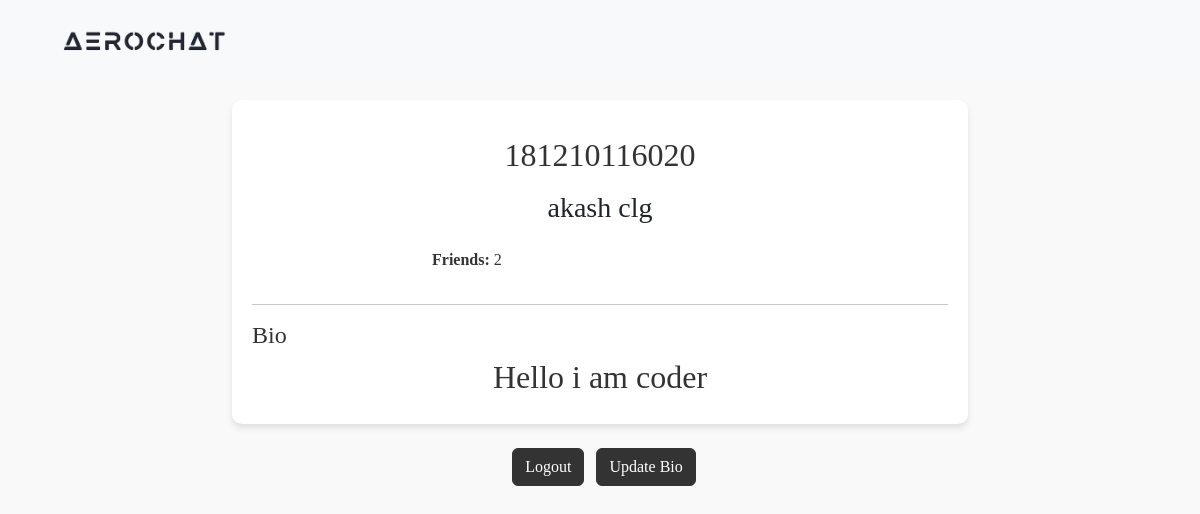
Page /profile/181210116020/ (signed in) on the committed database.
### AeroApp/models.py (models this page shows)
class User(AbstractUser):
    full_name = models.CharField(max_length=50)
    otp = models.CharField(max_length=10, blank=True, null=True)
    Bio = models.CharField(max_length=300, null=True)

### AeroApp/views.py (the view)
# urls.py: path('profile/<str:username>/', views.UserProfile, name='profile'),
@login_required
def UserProfile(request, username):
    user = get_object_or_404(User, username=username)
    bio = request.user.Bio if request.user.Bio else ''
    friendship1 = Friendship.objects.filter(user1=request.user).count()
    friendship2 = Friendship.objects.filter(user2=request.user).count()
    total_frineds = friendship1 + friendship2
    return render(request, 'userprofile.html', {'user':user,'bio': bio, 'total_frineds':total_frineds})

### AeroApp/templates/userprofile.html (shortened to what this page needs)
<!DOCTYPE html>
<html lang="en">
{% load static %}
<head>
  <link href="https://cdn.jsdelivr.net/npm/bootstrap@5.3.0-alpha1/dist/css/bootstrap.min.css" rel="stylesheet">
  <link href="https://cdnjs.cloudflare.com/ajax/libs/font-awesome/6.0.0-beta3/css/all.min.css" rel="stylesheet">
</head>
<body>
  <nav class="navbar navbar-expand-lg navbar-light">
    <div class="container">
        <a class="navbar-brand" href="{% url 'home' %}">
            <img src="{% static 'logo.png' %}" alt="logo of AeroChat" class="logo-img">
        </a>
    </div>
  </nav>
  <div class="container">
    <div class="row justify-content-center">
      <div class="col-md-8">
        <div class="profile-container">
          <div class="text-center mb-4">
            <h2 class="mt-3">{{ user.username }}</h2>
            <h3 class="mt-3">{{ user.full_name }}</h3>
          </div>
          <div class="row justify-content-center">
            <div class="col-md-6">
              <p><strong>Friends:</strong> {{ total_frineds }}</p>
          </div>
          </div>
          <hr>
          <div class="row">
            <div class="col-md-12">
              <div class="d-flex justify-content-between align-items-center">
                <h4>Bio</h4>
              </div>
              <div class="bio-container">
                {% if bio %}
                  <h2>{{ bio }}</h2>
                {% endif %}
              </div>
            </div>
          </div>
        </div>
      </div>
    </div>
    <div class="row justify-content-center mt-4">
      <div class="col-md-8">
        <div class="text-center">
          <a class="btn btn-dark mx-2" href="{% url 'logout' %}">Logout</a>
              {% if user.Bio is None %}
                  <a class="btn btn-dark" href="{% url 'bio' %}">Add Bio</a>
              {% else %}
                  <a class="btn btn-dark" href="{% url 'bio' %}">Update Bio</a>
              {% endif %}
        </div>
      </div>
    </div>
  </div>
</body>
</html>

### AeroApp/templates/userprofile.html (style rules this page uses)
body { font-family: "Ubuntu"; background-color: #f9f9f9; }
.profile-container { background-color: #fff; border-radius: 10px; padding: 20px; margin-top: 20px; box-shadow: 0 4px 6px rgba(0, 0, 0, 0.1); }
h2, h4, p { color: #333; }
.btn-dark { background-color: #333; border-color: #333; }
.bio-container { text-align: center; }
.navbar { background-color: #f8f9fa; padding: 5px 15px; margin: 0px; }
.navbar-brand { font-size: 20px; color: #212529; }
.logo-img { width: 100%; max-width: 200px; }

### rows in the picture
User: username "181210116020", full_name "akash clg"
User: Bio "Hello i am coder"

### other values in the picture
{{ total_frineds }} "2"
